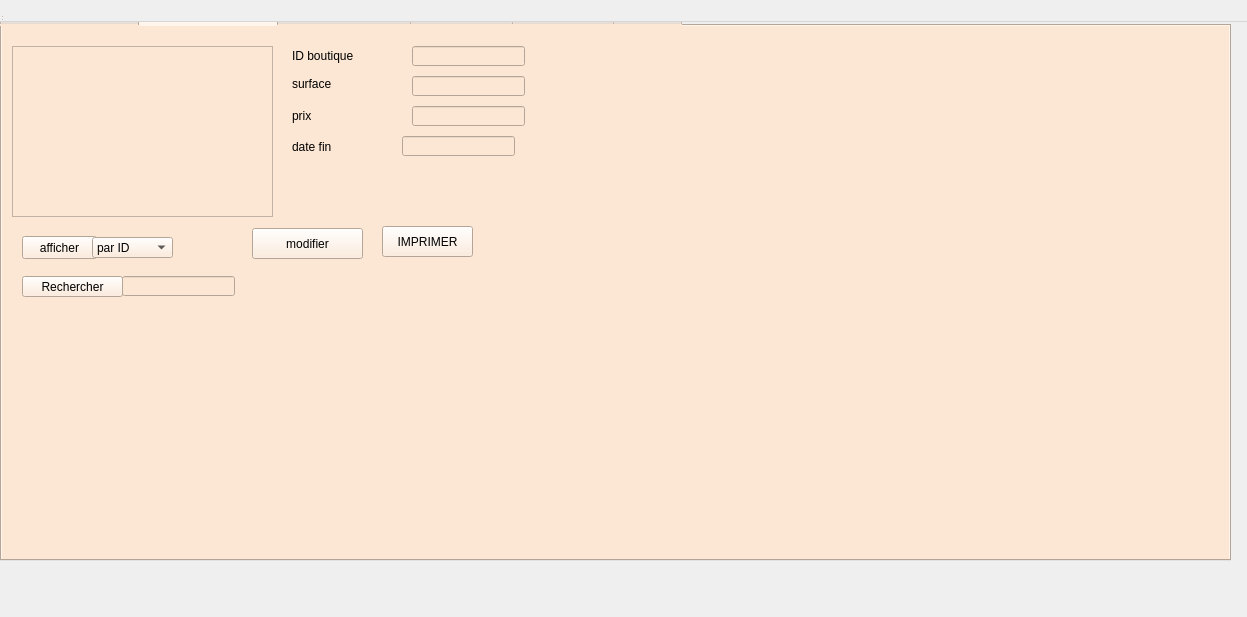
<?xml version="1.0" encoding="UTF-8"?>
<ui version="4.0">
 <class>gboutique</class>
 <widget class="QDialog" name="gboutique">
  <property name="geometry">
   <rect>
    <x>0</x>
    <y>0</y>
    <width>1247</width>
    <height>617</height>
   </rect>
  </property>
  <property name="windowTitle">
   <string>MainWindow</string>
  </property>
  <property name="windowIcon">
   <iconset>
    <normaloff>:/new/prefix1/myappico.png</normaloff>:/new/prefix1/myappico.png</iconset>
  </property>
  <widget class="QWidget" name="centralwidget">
   <widget class="QTabWidget" name="tabWidget">
    <property name="geometry">
     <rect>
      <x>0</x>
      <y>0</y>
      <width>1231</width>
      <height>561</height>
     </rect>
    </property>
    <property name="styleSheet">
     <string notr="true">background-color: rgb(252, 231, 212);
font: 75 12pt &quot;Roman&quot;;</string>
    </property>
    <property name="currentIndex">
     <number>1</number>
    </property>
    <widget class="QWidget" name="tab">
     <property name="mouseTracking">
      <bool>true</bool>
     </property>
     <attribute name="title">
      <string>Ajouter une boutique </string>
     </attribute>
     <widget class="QGroupBox" name="groupBox">
      <property name="geometry">
       <rect>
        <x>0</x>
        <y>20</y>
        <width>511</width>
        <height>271</height>
       </rect>
      </property>
      <property name="title">
       <string>Ajout</string>
      </property>
      <widget class="QLabel" name="label">
       <property name="geometry">
        <rect>
         <x>10</x>
         <y>20</y>
         <width>101</width>
         <height>20</height>
        </rect>
       </property>
       <property name="text">
        <string>Id boutique</string>
       </property>
      </widget>
      <widget class="QLineEdit" name="lineEdit_ID_AVION">
       <property name="enabled">
        <bool>true</bool>
       </property>
       <property name="geometry">
        <rect>
         <x>130</x>
         <y>20</y>
         <width>113</width>
         <height>20</height>
        </rect>
       </property>
      </widget>
      <widget class="QPushButton" name="pushButton_Ajouter">
       <property name="geometry">
        <rect>
         <x>290</x>
         <y>30</y>
         <width>75</width>
         <height>23</height>
        </rect>
       </property>
       <property name="text">
        <string>Ajouter</string>
       </property>
       <property name="icon">
        <iconset>
         <normaloff>:/new/prefix1/aa.png</normaloff>:/new/prefix1/aa.png</iconset>
       </property>
      </widget>
      <widget class="QLabel" name="label_10">
       <property name="geometry">
        <rect>
         <x>10</x>
         <y>50</y>
         <width>71</width>
         <height>16</height>
        </rect>
       </property>
       <property name="text">
        <string>surface</string>
       </property>
      </widget>
      <widget class="QLineEdit" name="lineEdit_TYPE">
       <property name="geometry">
        <rect>
         <x>130</x>
         <y>50</y>
         <width>113</width>
         <height>20</height>
        </rect>
       </property>
      </widget>
      <widget class="QLabel" name="label_12">
       <property name="geometry">
        <rect>
         <x>10</x>
         <y>80</y>
         <width>61</width>
         <height>21</height>
        </rect>
       </property>
       <property name="text">
        <string>prix</string>
       </property>
      </widget>
      <widget class="QLineEdit" name="lineEdit_CAPACITE">
       <property name="geometry">
        <rect>
         <x>130</x>
         <y>80</y>
         <width>113</width>
         <height>20</height>
        </rect>
       </property>
      </widget>
      <widget class="QLabel" name="label_14">
       <property name="geometry">
        <rect>
         <x>10</x>
         <y>110</y>
         <width>71</width>
         <height>21</height>
        </rect>
       </property>
       <property name="text">
        <string>date fin</string>
       </property>
      </widget>
      <widget class="QLineEdit" name="lineEdit_ETAT">
       <property name="geometry">
        <rect>
         <x>130</x>
         <y>110</y>
         <width>113</width>
         <height>20</height>
        </rect>
       </property>
      </widget>
      <widget class="QPushButton" name="pushButton_Ajouter_2">
       <property name="geometry">
        <rect>
         <x>290</x>
         <y>70</y>
         <width>75</width>
         <height>23</height>
        </rect>
       </property>
       <property name="text">
        <string>Annuler</string>
       </property>
      </widget>
     </widget>
    </widget>
    <widget class="QWidget" name="tab_2">
     <attribute name="title">
      <string>Afficher les boutiques</string>
     </attribute>
     <widget class="QTableView" name="tab_av">
      <property name="geometry">
       <rect>
        <x>10</x>
        <y>20</y>
        <width>261</width>
        <height>171</height>
       </rect>
      </property>
     </widget>
     <widget class="QLabel" name="label_6">
      <property name="geometry">
       <rect>
        <x>290</x>
        <y>20</y>
        <width>101</width>
        <height>20</height>
       </rect>
      </property>
      <property name="text">
       <string>ID boutique</string>
      </property>
     </widget>
     <widget class="QLabel" name="label_7">
      <property name="geometry">
       <rect>
        <x>290</x>
        <y>110</y>
        <width>71</width>
        <height>21</height>
       </rect>
      </property>
      <property name="text">
       <string>date fin</string>
      </property>
     </widget>
     <widget class="QLineEdit" name="lineEdit_ID_AVION_2">
      <property name="geometry">
       <rect>
        <x>410</x>
        <y>20</y>
        <width>113</width>
        <height>20</height>
       </rect>
      </property>
     </widget>
     <widget class="QLineEdit" name="lineEdit_etat">
      <property name="geometry">
       <rect>
        <x>400</x>
        <y>110</y>
        <width>113</width>
        <height>20</height>
       </rect>
      </property>
     </widget>
     <widget class="QPushButton" name="modifier">
      <property name="geometry">
       <rect>
        <x>250</x>
        <y>202</y>
        <width>111</width>
        <height>31</height>
       </rect>
      </property>
      <property name="text">
       <string>modifier</string>
      </property>
      <property name="icon">
       <iconset>
        <normaloff>myappico.png</normaloff>myappico.png</iconset>
      </property>
     </widget>
     <widget class="QLabel" name="label_11">
      <property name="geometry">
       <rect>
        <x>290</x>
        <y>50</y>
        <width>81</width>
        <height>16</height>
       </rect>
      </property>
      <property name="text">
       <string>surface</string>
      </property>
     </widget>
     <widget class="QLineEdit" name="lineEdit_type">
      <property name="geometry">
       <rect>
        <x>410</x>
        <y>50</y>
        <width>113</width>
        <height>20</height>
       </rect>
      </property>
     </widget>
     <widget class="QLabel" name="label_13">
      <property name="geometry">
       <rect>
        <x>290</x>
        <y>80</y>
        <width>81</width>
        <height>20</height>
       </rect>
      </property>
      <property name="text">
       <string>prix</string>
      </property>
     </widget>
     <widget class="QLineEdit" name="lineEdit_capacite">
      <property name="geometry">
       <rect>
        <x>410</x>
        <y>80</y>
        <width>113</width>
        <height>20</height>
       </rect>
      </property>
     </widget>
     <widget class="QPushButton" name="pushButton">
      <property name="geometry">
       <rect>
        <x>20</x>
        <y>210</y>
        <width>75</width>
        <height>23</height>
       </rect>
      </property>
      <property name="text">
       <string>afficher</string>
      </property>
     </widget>
     <widget class="QComboBox" name="comboBox">
      <property name="geometry">
       <rect>
        <x>90</x>
        <y>211</y>
        <width>81</width>
        <height>21</height>
       </rect>
      </property>
      <item>
       <property name="text">
        <string>par ID</string>
       </property>
      </item>
      <item>
       <property name="text">
        <string>type</string>
       </property>
      </item>
      <item>
       <property name="text">
        <string>date</string>
       </property>
      </item>
      <item>
       <property name="text">
        <string>etat</string>
       </property>
      </item>
      <item>
       <property name="text">
        <string>capacité</string>
       </property>
      </item>
     </widget>
     <widget class="QPushButton" name="pushButton_2">
      <property name="geometry">
       <rect>
        <x>20</x>
        <y>250</y>
        <width>101</width>
        <height>21</height>
       </rect>
      </property>
      <property name="text">
       <string>Rechercher</string>
      </property>
     </widget>
     <widget class="QLineEdit" name="line_rech">
      <property name="geometry">
       <rect>
        <x>120</x>
        <y>250</y>
        <width>113</width>
        <height>20</height>
       </rect>
      </property>
     </widget>
     <widget class="QPushButton" name="modifier_2">
      <property name="geometry">
       <rect>
        <x>380</x>
        <y>200</y>
        <width>91</width>
        <height>31</height>
       </rect>
      </property>
      <property name="text">
       <string>IMPRIMER</string>
      </property>
     </widget>
    </widget>
    <widget class="QWidget" name="tab_3">
     <attribute name="title">
      <string>supprimer boutiques</string>
     </attribute>
     <widget class="QLabel" name="label_2">
      <property name="geometry">
       <rect>
        <x>10</x>
        <y>70</y>
        <width>111</width>
        <height>20</height>
       </rect>
      </property>
      <property name="text">
       <string>ID boutique</string>
      </property>
     </widget>
     <widget class="QLineEdit" name="lineEdit_ID_AVION_3">
      <property name="geometry">
       <rect>
        <x>140</x>
        <y>70</y>
        <width>113</width>
        <height>20</height>
       </rect>
      </property>
     </widget>
     <widget class="QPushButton" name="pb_supprimer">
      <property name="geometry">
       <rect>
        <x>64</x>
        <y>130</y>
        <width>91</width>
        <height>31</height>
       </rect>
      </property>
      <property name="text">
       <string>Supprimer</string>
      </property>
     </widget>
    </widget>
    <widget class="QWidget" name="tab_6">
     <attribute name="title">
      <string>Chifre d'affaire</string>
     </attribute>
     <widget class="QLineEdit" name="lineEdit_ID_AVION_4">
      <property name="geometry">
       <rect>
        <x>150</x>
        <y>110</y>
        <width>113</width>
        <height>20</height>
       </rect>
      </property>
     </widget>
     <widget class="QLabel" name="label_8">
      <property name="geometry">
       <rect>
        <x>10</x>
        <y>110</y>
        <width>111</width>
        <height>20</height>
       </rect>
      </property>
      <property name="text">
       <string>ID boutique</string>
      </property>
     </widget>
     <widget class="QLabel" name="label_9">
      <property name="geometry">
       <rect>
        <x>10</x>
        <y>150</y>
        <width>111</width>
        <height>20</height>
       </rect>
      </property>
      <property name="text">
       <string>DE</string>
      </property>
     </widget>
     <widget class="QLabel" name="label_16">
      <property name="geometry">
       <rect>
        <x>10</x>
        <y>190</y>
        <width>111</width>
        <height>20</height>
       </rect>
      </property>
      <property name="text">
       <string>A</string>
      </property>
     </widget>
     <widget class="QDateEdit" name="dateEdit">
      <property name="geometry">
       <rect>
        <x>150</x>
        <y>150</y>
        <width>110</width>
        <height>22</height>
       </rect>
      </property>
     </widget>
     <widget class="QDateEdit" name="dateEdit_2">
      <property name="geometry">
       <rect>
        <x>150</x>
        <y>190</y>
        <width>110</width>
        <height>22</height>
       </rect>
      </property>
     </widget>
    </widget>
    <widget class="QWidget" name="tab_7">
     <attribute name="title">
      <string>STATISTIQUE</string>
     </attribute>
     <widget class="QFrame" name="horizontalFrame">
      <property name="geometry">
       <rect>
        <x>50</x>
        <y>40</y>
        <width>1151</width>
        <height>471</height>
       </rect>
      </property>
      <layout class="QHBoxLayout" name="horizontalLayout"/>
     </widget>
    </widget>
    <widget class="QWidget" name="tab_8">
     <attribute name="title">
      <string>MAILER</string>
     </attribute>
     <widget class="QLineEdit" name="adresseMail">
      <property name="geometry">
       <rect>
        <x>10</x>
        <y>20</y>
        <width>491</width>
        <height>21</height>
       </rect>
      </property>
      <property name="placeholderText">
       <string>recipient</string>
      </property>
     </widget>
     <widget class="QPushButton" name="envoyer">
      <property name="geometry">
       <rect>
        <x>20</x>
        <y>320</y>
        <width>431</width>
        <height>51</height>
       </rect>
      </property>
      <property name="text">
       <string>Send</string>
      </property>
     </widget>
     <widget class="QLineEdit" name="pass">
      <property name="geometry">
       <rect>
        <x>510</x>
        <y>20</y>
        <width>141</width>
        <height>20</height>
       </rect>
      </property>
      <property name="echoMode">
       <enum>QLineEdit::Password</enum>
      </property>
      <property name="placeholderText">
       <string>your mail password</string>
      </property>
     </widget>
     <widget class="QPushButton" name="browse">
      <property name="geometry">
       <rect>
        <x>530</x>
        <y>70</y>
        <width>91</width>
        <height>21</height>
       </rect>
      </property>
      <property name="text">
       <string>Browse ...</string>
      </property>
     </widget>
     <widget class="QLineEdit" name="objet">
      <property name="geometry">
       <rect>
        <x>10</x>
        <y>50</y>
        <width>651</width>
        <height>16</height>
       </rect>
      </property>
      <property name="placeholderText">
       <string>subject</string>
      </property>
     </widget>
     <widget class="QTextEdit" name="message">
      <property name="geometry">
       <rect>
        <x>0</x>
        <y>110</y>
        <width>631</width>
        <height>201</height>
       </rect>
      </property>
      <property name="placeholderText">
       <string>type your message here ...</string>
      </property>
     </widget>
     <widget class="QLineEdit" name="file">
      <property name="geometry">
       <rect>
        <x>10</x>
        <y>70</y>
        <width>491</width>
        <height>23</height>
       </rect>
      </property>
      <property name="placeholderText">
       <string>attachement here</string>
      </property>
     </widget>
    </widget>
   </widget>
  </widget>
  <widget class="QMenuBar" name="menubar">
   <property name="geometry">
    <rect>
     <x>0</x>
     <y>0</y>
     <width>1247</width>
     <height>22</height>
    </rect>
   </property>
  </widget>
  <widget class="QStatusBar" name="statusbar"/>
 </widget>
 <resources/>
 <connections>
  <connection>
   <sender>pushButton_Ajouter_2</sender>
   <signal>clicked()</signal>
   <receiver>lineEdit_CAPACITE</receiver>
   <slot>clear()</slot>
   <hints>
    <hint type="sourcelabel">
     <x>382</x>
     <y>291</y>
    </hint>
    <hint type="destinationlabel">
     <x>222</x>
     <y>198</y>
    </hint>
   </hints>
  </connection>
  <connection>
   <sender>pushButton_Ajouter_2</sender>
   <signal>clicked()</signal>
   <receiver>lineEdit_ID_AVION</receiver>
   <slot>clear()</slot>
   <hints>
    <hint type="sourcelabel">
     <x>382</x>
     <y>291</y>
    </hint>
    <hint type="destinationlabel">
     <x>222</x>
     <y>138</y>
    </hint>
   </hints>
  </connection>
  <connection>
   <sender>pushButton_Ajouter_2</sender>
   <signal>clicked()</signal>
   <receiver>lineEdit_ETAT</receiver>
   <slot>clear()</slot>
   <hints>
    <hint type="sourcelabel">
     <x>382</x>
     <y>291</y>
    </hint>
    <hint type="destinationlabel">
     <x>242</x>
     <y>218</y>
    </hint>
   </hints>
  </connection>
  <connection>
   <sender>pushButton_Ajouter_2</sender>
   <signal>clicked()</signal>
   <receiver>lineEdit_TYPE</receiver>
   <slot>clear()</slot>
   <hints>
    <hint type="sourcelabel">
     <x>382</x>
     <y>291</y>
    </hint>
    <hint type="destinationlabel">
     <x>222</x>
     <y>168</y>
    </hint>
   </hints>
  </connection>
 </connections>
</ui>
